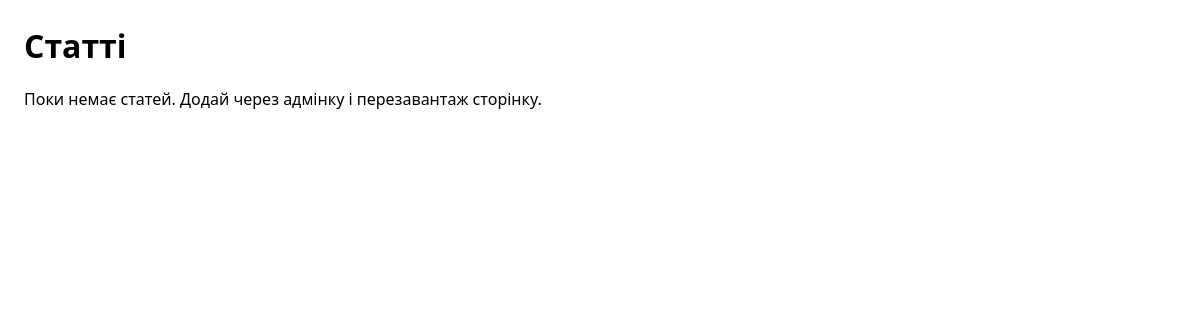
The app's page /, older data.
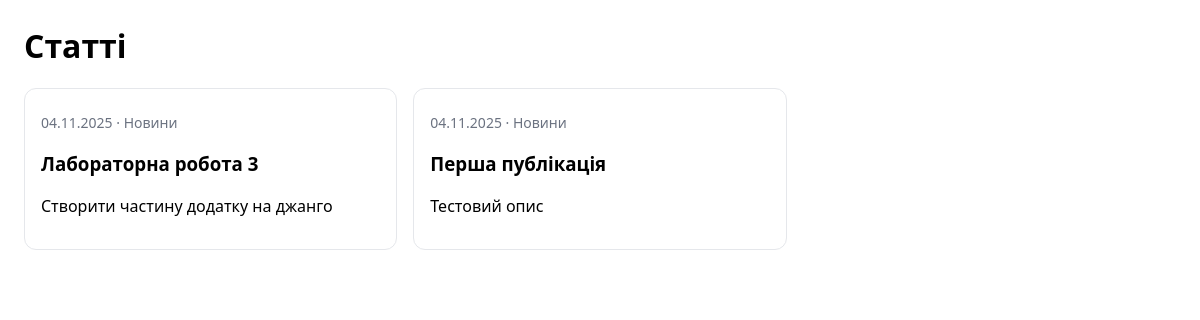
The same page, newer data.
### app_blog/models.py (models this page shows, shortened)
class Article(models.Model):
    title = models.CharField('Заголовок', max_length=250, help_text='Максимум 250 символів')
    description = models.TextField('Опис', blank=True)
    pub_date = models.DateTimeField('Дата публікації', default=timezone.now)
    slug = models.SlugField('Слаг', unique_for_date='pub_date')
    main_page = models.BooleanField('Головна', default=False, help_text='Показувати на головній сторінці')
    category = models.ForeignKey(
        Category,
        related_name='articles',   # оновлене імʼя (було 'news' у прикладі)
        blank=True,
        null=True,
        verbose_name='Категорія',
        on_delete=models.CASCADE
    )
    objects = models.Manager()
    class Meta:
        ordering = ['-pub_date']
        verbose_name = 'Стаття'
        verbose_name_plural = 'Статті'

class Category(models.Model):
    category = models.CharField('Категорія', max_length=250, help_text='Максимум 250 символів')
    slug = models.SlugField('Слаг', default='')  # важливо: default='' (зауваження)
    class Meta:
        verbose_name = 'Категорія для публікації'
        verbose_name_plural = 'Категорії для публікацій'
    def __str__(self):
        return self.category

### app_blog/views.py (the view)
# urls.py: path('', views.HomePageView.as_view(), name='home'),
class HomePageView(TemplateView):
    template_name = 'index.html'
    def get(self, request, **kwargs):
        articles = (
            Article.objects
            .select_related('category')
            .prefetch_related('images')
            .order_by('-pub_date')
        )
        return render(request, self.template_name, {'articles': articles})

### app_blog/templates/index.html (shortened to what this page needs)
{% load static %}
<!doctype html>
<html lang="uk">
<head>
</head>
<body>
  <h1>Статті</h1>
  {% if articles %}
    <div class="grid">
      {% for a in articles %}
        <article class="card">
          <div class="meta">
            {{ a.pub_date|date:"d.m.Y" }} · {{ a.category }}
          </div>
          <h3>{{ a.title }}</h3>
          {% if a.description %}
            <p>{{ a.description|truncatewords:24 }}</p>
          {% endif %}
        </article>
      {% endfor %}
    </div>
  {% else %}
    <p>Поки немає статей. Додай через адмінку і перезавантаж сторінку.</p>
  {% endif %}
</body>
</html>

Row changes from the older to the newer data that the page shows:
added Article: pub_date "04.11.2025", category "Новини", title "Лабораторна робота 3", description "Створити частину додатку на джанго"
added Article: pub_date "04.11.2025", category "Новини", title "Перша публікація", description "Тестовий опис"
Text that changed along with them:
text no longer shown: "Поки немає статей. Додай через адмінку і перезавантаж сторінку."
